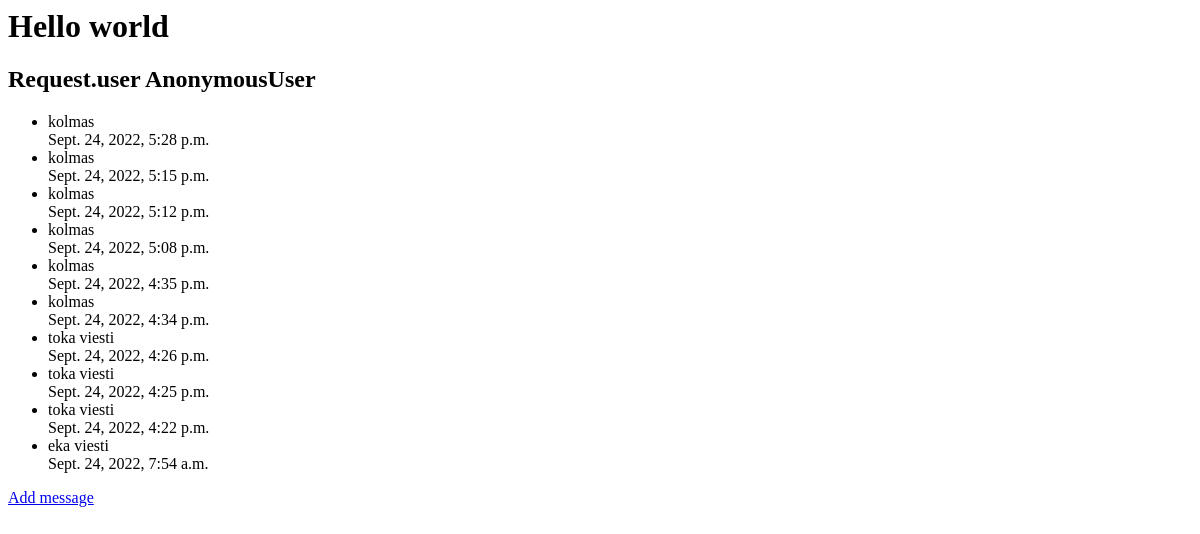
The page /hello/ on the database as committed earlier.
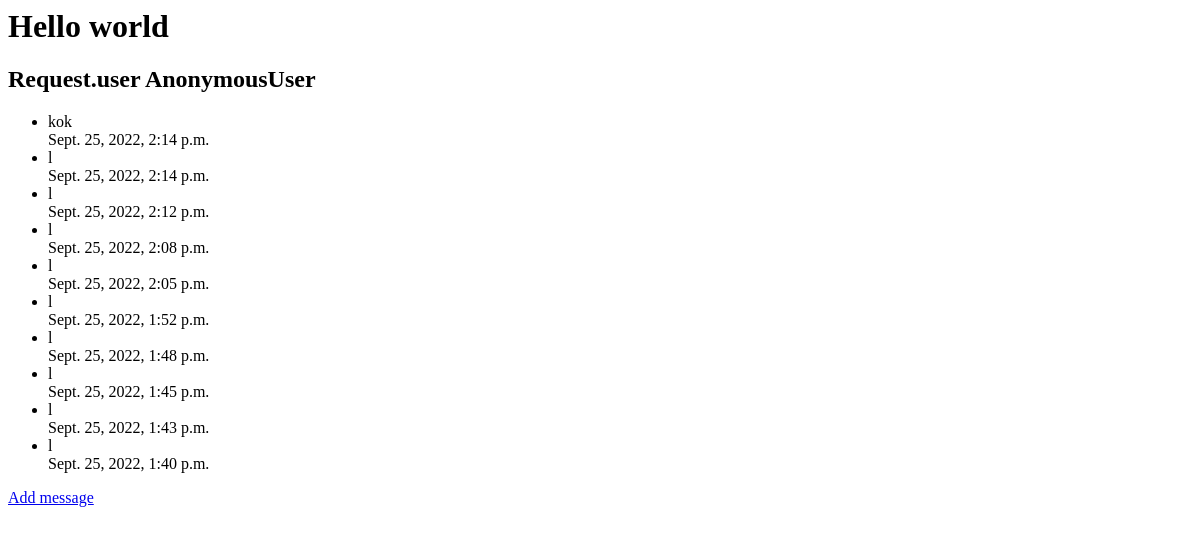
The same page on the database as committed later.
### hello/models.py (models this page shows, shortened)
class Message(models.Model):
    message_text = models.CharField(max_length=160)
    date = models.DateTimeField('date created', auto_now_add=True)

### hello/views.py (the view)
# urls.py: path('',views.IndexView.as_view(), name='index'),
class IndexView(ListView):
    template_name = 'hello/index.html'
    context_object_name = 'latest_message_list'
    def get_queryset(self):
        return Message.objects.order_by('-date')[:10]

### hello/templates/hello/index.html
<html>
<body>
    <h1>Hello world</h1>
    <h2>Request.user {{ request.user }}</h2>
    {% if latest_message_list %}
        <ul>
        {% for message in latest_message_list %}
            <li>
                {{message.message_text}} <br>
                {{message.date}}</li>
        {% endfor %}
        </ul>
    {% else %}
        <p> No message</p>
    {%endif %}
    <p><a href="{% url 'hello:add_message' %}">Add message</a></p>
</body>
</html>

Rows that differ between the two databases and show on the page:
removed Message: message_text "kolmas", date "Sept. 24, 2022, 5:28 p.m."
no longer on this page (row unchanged): Message: message_text "kolmas", date "Sept. 24, 2022, 5:15 p.m."
no longer on this page (row unchanged): Message: message_text "kolmas", date "Sept. 24, 2022, 5:12 p.m."
no longer on this page (row unchanged): Message: message_text "kolmas", date "Sept. 24, 2022, 5:08 p.m."
no longer on this page (row unchanged): Message: message_text "kolmas", date "Sept. 24, 2022, 4:35 p.m."
no longer on this page (row unchanged): Message: message_text "kolmas", date "Sept. 24, 2022, 4:34 p.m."
no longer on this page (row unchanged): Message: message_text "toka viesti", date "Sept. 24, 2022, 4:26 p.m."
no longer on this page (row unchanged): Message: message_text "toka viesti", date "Sept. 24, 2022, 4:25 p.m."
no longer on this page (row unchanged): Message: message_text "toka viesti", date "Sept. 24, 2022, 4:22 p.m."
no longer on this page (row unchanged): Message: message_text "eka viesti", date "Sept. 24, 2022, 7:54 a.m."
added Message: message_text "kok", date "Sept. 25, 2022, 2:14 p.m."
added Message: message_text "l", date "Sept. 25, 2022, 2:14 p.m."
added Message: message_text "l", date "Sept. 25, 2022, 2:12 p.m."
added Message: message_text "l", date "Sept. 25, 2022, 2:08 p.m."
added Message: message_text "l", date "Sept. 25, 2022, 2:05 p.m."
added Message: message_text "l", date "Sept. 25, 2022, 1:52 p.m."
added Message: message_text "l", date "Sept. 25, 2022, 1:48 p.m."
added Message: message_text "l", date "Sept. 25, 2022, 1:45 p.m."
added Message: message_text "l", date "Sept. 25, 2022, 1:43 p.m."
added Message: message_text "l", date "Sept. 25, 2022, 1:40 p.m."
